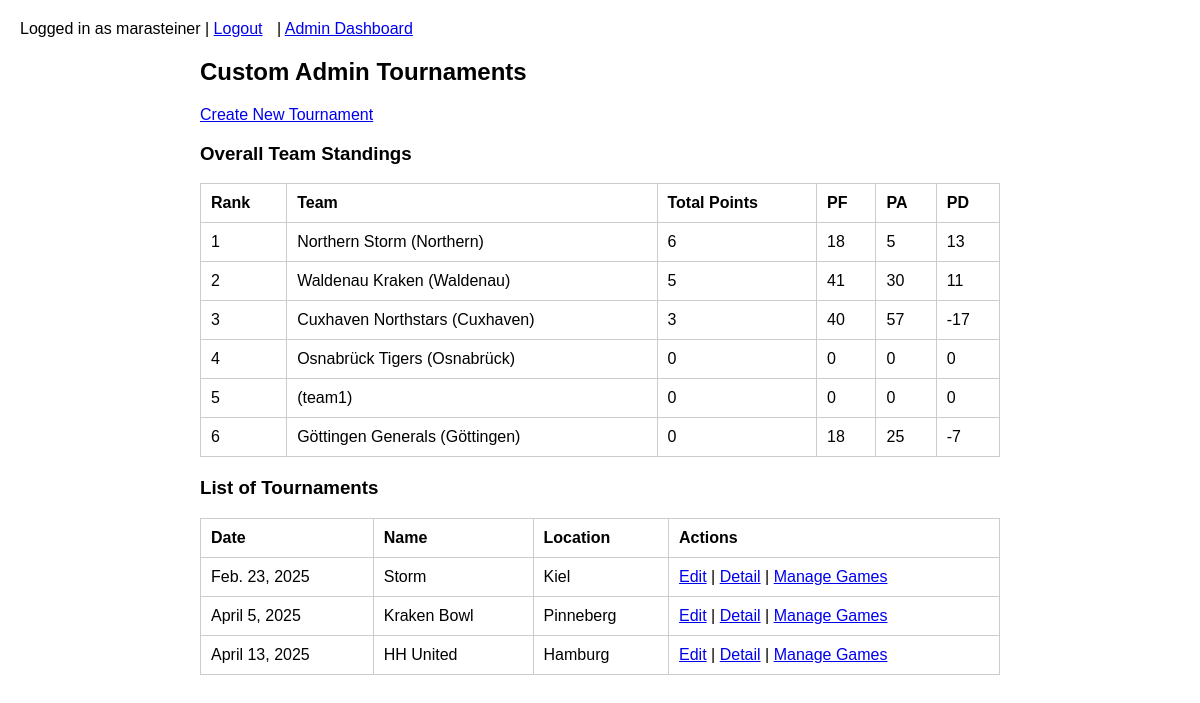
The page /custom_admin/tournaments/ (signed in) on the database its author committed.
### events/models.py (models this page shows, shortened)
class Tournament(models.Model):
    date = models.DateField()
    name = models.CharField(max_length=100)
    location = models.CharField(max_length=100)
    max_teams = models.IntegerField(default=0)
    number_of_teams = models.IntegerField(default=0)

### events/views.py (the view)
@admin_required
def admin_tournaments(request):
    tournaments = Tournament.objects.all()
    overall_standings = compute_overall_standings()
    return render(request, 'admin_tournaments.html', {
        'tournaments': tournaments,
        'overall_standings': overall_standings,
    })

### events/views.py (called while the page is built)
def admin_required(view_func):
    decorated_view_func = login_required(user_passes_test(lambda u: u.is_staff)(view_func))
    return decorated_view_func

def gather_team_tournament_stats(team, tournament):
    st = get_team_stats_in_tournament(team, tournament)
    all_games = tournament.games.filter(team1_score__isnull=False, team2_score__isnull=False)
    w = 0
    t = 0
    l = 0
    for g in all_games:
        if g.team1 == team or g.team2 == team:
            if g.team1 == team:
                pf = g.team1_score
                pa = g.team2_score
            else:
                pf = g.team2_score
                pa = g.team1_score
            if pf > pa:
                w += 1
            elif pf == pa:
                t += 1
            else:
                l += 1
    return {
        'points': st['points'],
        'pf': st['pf'],
        'pa': st['pa'],
        'pd': st['pd'],
        'games': st['games'],
        'wins': w,
        'ties': t,
        'losses': l,
    }

### events/templates/admin_tournaments.html
{% extends "base.html" %}
{% block content %}
<h2>Custom Admin Tournaments</h2>
<p>
    <a href="{% url 'admin_tournament_create' %}">Create New Tournament</a>
</p>
<h3>Overall Team Standings</h3>
{% if overall_standings %}
    <table border="1" cellspacing="0" cellpadding="5">
        <tr>
            <th>Rank</th>
            <th>Team</th>
            <th>Total Points</th>
            <th>PF</th>
            <th>PA</th>
            <th>PD</th>
        </tr>
        {% for entry in overall_standings %}
        <tr>
            <td>{{ entry.rank }}</td>
            <td>{{ entry.team.first_name }} ({{ entry.team.username }})</td>
            <td>{{ entry.total_points }}</td>
            <td>{{ entry.pf }}</td>
            <td>{{ entry.pa }}</td>
            <td>{{ entry.pd }}</td>
        </tr>
        {% endfor %}
    </table>
{% else %}
    <p>No overall standings available.</p>
{% endif %}
<h3>List of Tournaments</h3>
<table border="1" cellspacing="0" cellpadding="5">
    <tr>
        <th>Date</th>
        <th>Name</th>
        <th>Location</th>
        <th>Actions</th>
    </tr>
    {% for tournament in tournaments %}
    <tr>
        <td>{{ tournament.date }}</td>
        <td>{{ tournament.name }}</td>
        <td>{{ tournament.location }}</td>
        <td>
            <a href="{% url 'admin_tournament_edit' tournament.id %}">Edit</a> |
            <a href="{% url 'admin_tournament_detail' tournament.id %}">Detail</a> |
            <a href="{% url 'admin_games' tournament.id %}">Manage Games</a>
        </td>
    </tr>
    {% empty %}
    <tr>
        <td colspan="4">No tournaments available.</td>
    </tr>
    {% endfor %}
</table>
{% endblock %}

### events/templates/base.html (shortened to what this page needs)
<!DOCTYPE html>
<html>
<head>
</head>
<body>
    <header>
        <nav>
            {% if user.is_authenticated %}
                Logged in as {{ user.username }} |
                <a href="{% url 'logout' %}">Logout</a>
                {% if user.is_staff %}
                    | <a href="{% url 'admin_dashboard' %}">Admin Dashboard</a>
                {% else %}
                    | <a href="{% url 'players' %}">My Players</a>
                    | <a href="{% url 'tournaments' %}">Tournaments</a>
                    | <a href="{% url 'scorecard_home' %}">Scorecard</a>
                {% endif %}
            {% else %}
                <a href="{% url 'login' %}">Login</a>
            {% endif %}
        </nav>
    </header>
    <div class="container">
        {% block content %}{% endblock %}
    </div>
</body>
</html>

### events/templates/base.html (style rules this page uses)
body { font-family: Arial, sans-serif; margin: 20px; }
header { margin-bottom: 20px; }
nav a { margin-right: 10px; }
.container { max-width: 800px; margin: auto; }
table { width: 100%; border-collapse: collapse; margin-bottom: 20px; }
table, th, td { border: 1px solid #ccc; }
th, td { padding: 10px; text-align: left; }

### rows shown on the page
Tournament: date "Feb. 23, 2025", name "Storm", location "Kiel"
Tournament: date "April 5, 2025", name "Kraken Bowl", location "Pinneberg"
Tournament: date "April 13, 2025", name "HH United", location "Hamburg"

### other values the page prints
{{ user.username }} "marasteiner"
{{ entry.rank }} "1"
{{ entry.team.first_name }} "Northern Storm"
{{ entry.team.username }} "Northern"
{{ entry.total_points }} "6"
{{ entry.pf }} "18"
{{ entry.pa }} "5"
{{ entry.pd }} "13"
{{ entry.rank }} "2"
{{ entry.team.first_name }} "Waldenau Kraken"
{{ entry.team.username }} "Waldenau"
{{ entry.total_points }} "5"
{{ entry.pf }} "41"
{{ entry.pa }} "30"
{{ entry.pd }} "11"
